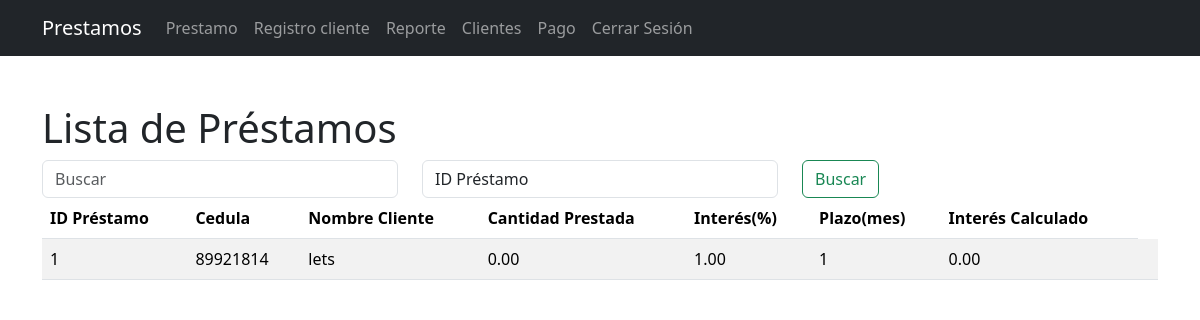
Screenshot of /reporte.php (signed in) with the database file from the repository.
### tables this page shows
CREATE TABLE `prestamo` (
  `id_prestamo` int(11) NOT NULL,
  `id_cedula` varchar(15) DEFAULT NULL,
  `nombre_cliente` varchar(255) DEFAULT NULL,
  `cantidad_prestada` decimal(10,2) DEFAULT NULL,
  `interes` decimal(5,2) DEFAULT NULL,
  `plazo` int(11) DEFAULT NULL,
  `int_calculado` decimal(10,2) DEFAULT NULL
);

### class/modelo.php (called while the page is built, shortened)
<?php
class modeloCredencialesBD{
    public function __construct()
    {
        $this->_db=new mysqli(DB_HOST, DB_USER, DB_PASS ,DB_NAME);
    }
}
?>

### crud/buscador.php (called while the page is built)
<?php
require_once('class/functions.php');
$obj_funciones = new funciones();
if ($_SERVER["REQUEST_METHOD"] == "POST") {
    $search = $_POST['search'];
    $search_field = $_POST['search_field'];
    $allowed_fields = ['id_prestamo', 'id_cedula', 'nombre_cliente'];
    if (!in_array($search_field, $allowed_fields)) {
        header("Location: ../error.php");
        exit();
    }
    $prestamos = $obj_funciones->buscar_todo("prestamos",$search, $search_field);
} else {
    $prestamos = $obj_funciones->obtener_todo("prestamos");
}
?>

### class/functions.php (called while the page is built, shortened)
<?php
require_once('modelo.php');
class funciones extends modeloCredencialesBD {
    public function obtener_todo($cadena) {
        $query = "CALL sp_" . "$cadena";
        $consulta = $this->_db->query($query);
        if ($consulta) {
            $resultado = $consulta->fetch_all(MYSQLI_ASSOC);
            return $resultado;
        } else {
            return array();
        }
    }
}
?>

### reporte.php (the view, shortened to what this page needs)
<?php
require_once('class/navbar.php');
require_once('crud/buscador.php');
?>
<div class="container mt-5">
    <h1 class="mt-5">Lista de Préstamos</h1>
    <form action="<?php echo $_SERVER['PHP_SELF']; ?>" method="post" class="form-inline my-2 my-lg-0">
        <div class="row">
            <div class="col">
                <input class="form-control" type="search" placeholder="Buscar" aria-label="Search" name="search">
            </div>
            <div class="col">
                <select class="form-control" name="search_field">
                    <option value="id_prestamo">ID Préstamo</option>
                </select>
            </div>
            <div class="col">
                <button class="btn btn-outline-success" type="submit">Buscar</button>
            </div>
        </div>
    </form>
    <table class="table table-striped">
        <thead>
            <tr>
                <th>ID Préstamo</th>
                <th>Cedula</th>
                <th>Nombre Cliente</th>
                <th>Cantidad Prestada</th>
                <th>Interés(%)</th>
                <th>Plazo(mes)</th>
                <th>Interés Calculado</th>
            </tr>
        </thead>
        <tbody>
            <?php
            foreach ($prestamos as $prestamo) {
                echo "<tr>";
                echo "<td>{$prestamo['id_prestamo']}</td>";
                echo "<td>{$prestamo['id_cedula']}</td>";
                echo "<td>{$prestamo['nombre_cliente']}</td>";
                echo "<td>{$prestamo['cantidad_prestada']}</td>";
                echo "<td>{$prestamo['interes']}</td>";
                echo "<td>{$prestamo['plazo']}</td>";
                echo "<td>{$prestamo['int_calculado']}</td>";
                echo "<td>";
                echo "</td>";
                echo "</tr>";
            }
            ?>
        </tbody>
    </table>
</div>
</body>
</html>

### rows the page displays
prestamo: id_prestamo "1", id_cedula "89921814", nombre_cliente "lets", cantidad_prestada "0.00", interes "1.00", plazo "1", int_calculado "0.00"
